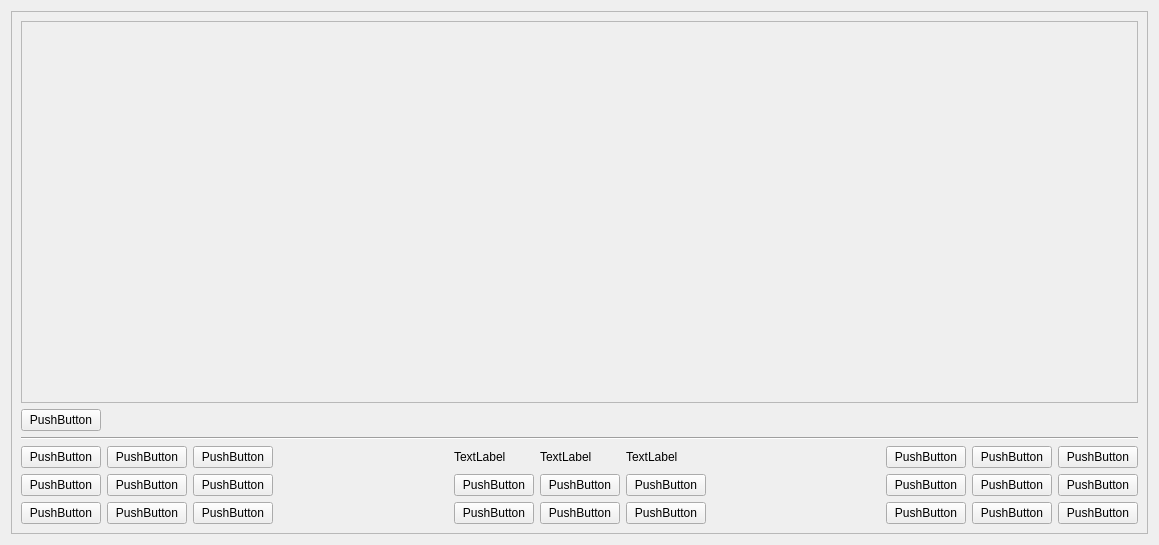
<?xml version="1.0" encoding="UTF-8"?>
<ui version="4.0">
 <class>Widget</class>
 <widget class="QWidget" name="Widget">
  <property name="geometry">
   <rect>
    <x>0</x>
    <y>0</y>
    <width>1159</width>
    <height>545</height>
   </rect>
  </property>
  <property name="windowTitle">
   <string>Widget</string>
  </property>
  <layout class="QHBoxLayout" name="horizontalLayout">
   <item>
    <layout class="QVBoxLayout" name="verticalLayout_3">
     <item>
      <widget class="QFrame" name="frame">
       <property name="sizePolicy">
        <sizepolicy hsizetype="MinimumExpanding" vsizetype="MinimumExpanding">
         <horstretch>0</horstretch>
         <verstretch>0</verstretch>
        </sizepolicy>
       </property>
       <property name="frameShape">
        <enum>QFrame::Shape::StyledPanel</enum>
       </property>
       <property name="frameShadow">
        <enum>QFrame::Shadow::Raised</enum>
       </property>
       <layout class="QVBoxLayout" name="verticalLayout">
        <item>
         <layout class="QHBoxLayout" name="horizontalLayout_3">
          <item>
           <widget class="QFrame" name="frame_3">
            <property name="sizePolicy">
             <sizepolicy hsizetype="MinimumExpanding" vsizetype="MinimumExpanding">
              <horstretch>0</horstretch>
              <verstretch>0</verstretch>
             </sizepolicy>
            </property>
            <property name="frameShape">
             <enum>QFrame::Shape::StyledPanel</enum>
            </property>
            <property name="frameShadow">
             <enum>QFrame::Shadow::Raised</enum>
            </property>
           </widget>
          </item>
         </layout>
        </item>
        <item>
         <layout class="QHBoxLayout" name="horizontalLayout_2">
          <item>
           <widget class="QPushButton" name="pushButton">
            <property name="text">
             <string>PushButton</string>
            </property>
           </widget>
          </item>
          <item>
           <spacer name="horizontalSpacer">
            <property name="orientation">
             <enum>Qt::Orientation::Horizontal</enum>
            </property>
            <property name="sizeHint" stdset="0">
             <size>
              <width>40</width>
              <height>20</height>
             </size>
            </property>
           </spacer>
          </item>
         </layout>
        </item>
        <item>
         <widget class="Line" name="line">
          <property name="orientation">
           <enum>Qt::Orientation::Horizontal</enum>
          </property>
         </widget>
        </item>
        <item>
         <layout class="QGridLayout" name="gridLayout_2">
          <item row="2" column="4">
           <widget class="QPushButton" name="pushButton_12">
            <property name="text">
             <string>PushButton</string>
            </property>
           </widget>
          </item>
          <item row="0" column="10">
           <widget class="QPushButton" name="pushButton_21">
            <property name="text">
             <string>PushButton</string>
            </property>
           </widget>
          </item>
          <item row="3" column="9">
           <widget class="QPushButton" name="pushButton_17">
            <property name="text">
             <string>PushButton</string>
            </property>
           </widget>
          </item>
          <item row="3" column="10">
           <widget class="QPushButton" name="pushButton_18">
            <property name="text">
             <string>PushButton</string>
            </property>
           </widget>
          </item>
          <item row="3" column="0">
           <widget class="QPushButton" name="pushButton_8">
            <property name="text">
             <string>PushButton</string>
            </property>
           </widget>
          </item>
          <item row="2" column="7">
           <spacer name="horizontalSpacer_2">
            <property name="orientation">
             <enum>Qt::Orientation::Horizontal</enum>
            </property>
            <property name="sizeHint" stdset="0">
             <size>
              <width>40</width>
              <height>20</height>
             </size>
            </property>
           </spacer>
          </item>
          <item row="0" column="9">
           <widget class="QPushButton" name="pushButton_15">
            <property name="text">
             <string>PushButton</string>
            </property>
           </widget>
          </item>
          <item row="0" column="8">
           <widget class="QPushButton" name="pushButton_20">
            <property name="text">
             <string>PushButton</string>
            </property>
           </widget>
          </item>
          <item row="3" column="1">
           <widget class="QPushButton" name="pushButton_9">
            <property name="text">
             <string>PushButton</string>
            </property>
           </widget>
          </item>
          <item row="0" column="0">
           <widget class="QPushButton" name="pushButton_6">
            <property name="text">
             <string>PushButton</string>
            </property>
           </widget>
          </item>
          <item row="2" column="8">
           <widget class="QPushButton" name="pushButton_11">
            <property name="text">
             <string>PushButton</string>
            </property>
           </widget>
          </item>
          <item row="2" column="2">
           <widget class="QPushButton" name="pushButton_5">
            <property name="text">
             <string>PushButton</string>
            </property>
           </widget>
          </item>
          <item row="2" column="1">
           <widget class="QPushButton" name="pushButton_2">
            <property name="text">
             <string>PushButton</string>
            </property>
           </widget>
          </item>
          <item row="2" column="3">
           <spacer name="horizontalSpacer_3">
            <property name="orientation">
             <enum>Qt::Orientation::Horizontal</enum>
            </property>
            <property name="sizeHint" stdset="0">
             <size>
              <width>40</width>
              <height>20</height>
             </size>
            </property>
           </spacer>
          </item>
          <item row="2" column="9">
           <widget class="QPushButton" name="pushButton_13">
            <property name="text">
             <string>PushButton</string>
            </property>
           </widget>
          </item>
          <item row="0" column="5">
           <widget class="QLabel" name="label_2">
            <property name="text">
             <string>TextLabel</string>
            </property>
           </widget>
          </item>
          <item row="0" column="2">
           <widget class="QPushButton" name="pushButton_7">
            <property name="text">
             <string>PushButton</string>
            </property>
           </widget>
          </item>
          <item row="2" column="10">
           <widget class="QPushButton" name="pushButton_14">
            <property name="text">
             <string>PushButton</string>
            </property>
           </widget>
          </item>
          <item row="2" column="0">
           <widget class="QPushButton" name="pushButton_4">
            <property name="text">
             <string>PushButton</string>
            </property>
           </widget>
          </item>
          <item row="3" column="8">
           <widget class="QPushButton" name="pushButton_16">
            <property name="text">
             <string>PushButton</string>
            </property>
           </widget>
          </item>
          <item row="0" column="1">
           <widget class="QPushButton" name="pushButton_3">
            <property name="text">
             <string>PushButton</string>
            </property>
           </widget>
          </item>
          <item row="3" column="2">
           <widget class="QPushButton" name="pushButton_10">
            <property name="text">
             <string>PushButton</string>
            </property>
           </widget>
          </item>
          <item row="3" column="4">
           <widget class="QPushButton" name="pushButton_19">
            <property name="text">
             <string>PushButton</string>
            </property>
           </widget>
          </item>
          <item row="0" column="4">
           <widget class="QLabel" name="label">
            <property name="text">
             <string>TextLabel</string>
            </property>
           </widget>
          </item>
          <item row="0" column="6">
           <widget class="QLabel" name="label_3">
            <property name="text">
             <string>TextLabel</string>
            </property>
           </widget>
          </item>
          <item row="2" column="5">
           <widget class="QPushButton" name="pushButton_22">
            <property name="text">
             <string>PushButton</string>
            </property>
           </widget>
          </item>
          <item row="2" column="6">
           <widget class="QPushButton" name="pushButton_23">
            <property name="text">
             <string>PushButton</string>
            </property>
           </widget>
          </item>
          <item row="3" column="5">
           <widget class="QPushButton" name="pushButton_24">
            <property name="text">
             <string>PushButton</string>
            </property>
           </widget>
          </item>
          <item row="3" column="6">
           <widget class="QPushButton" name="pushButton_25">
            <property name="text">
             <string>PushButton</string>
            </property>
           </widget>
          </item>
         </layout>
        </item>
       </layout>
      </widget>
     </item>
    </layout>
   </item>
  </layout>
 </widget>
 <resources/>
 <connections/>
</ui>
